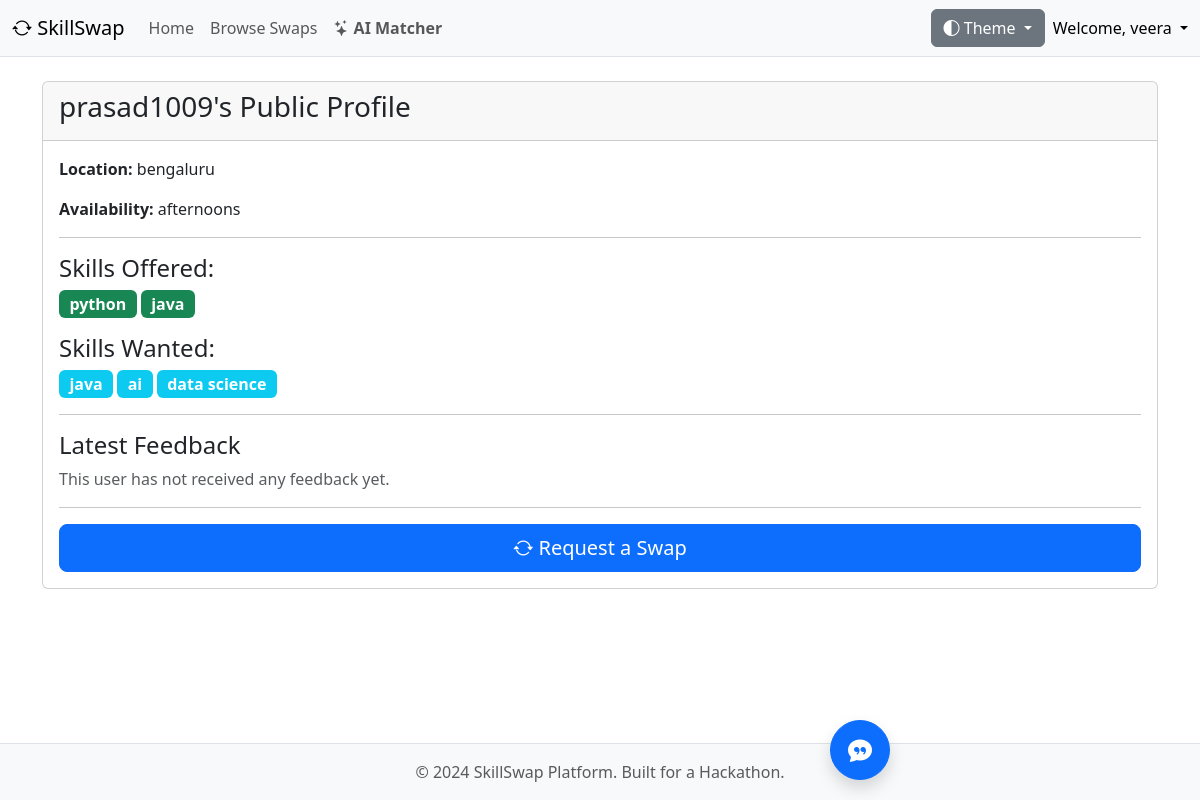
Screenshot of /user/2/ (signed in) with the database file from the repository.
### core/models.py (models this page shows, shortened)
class Profile(models.Model):
    user = models.OneToOneField(User, on_delete=models.CASCADE)
    location = models.CharField(max_length=255, blank=True, null=True)
    profile_photo = models.ImageField(upload_to='profile_photos/', blank=True, null=True)
    availability = models.CharField(max_length=255, blank=True, null=True, help_text="e.g., 'Weekends', 'Evenings after 7 PM'")
    is_public = models.BooleanField(default=True)
    skills_offered = models.ManyToManyField(
        Skill,
        through=UserSkill,  # Use our new model to manage the relationship
        related_name='offered_by',
        blank=True
    )
    skills_wanted = models.ManyToManyField(Skill, related_name='wanted_by', blank=True)

class Skill(models.Model):
    name = models.CharField(max_length=100, unique=True)

### core/views.py (the view)
# urls.py: path('user/<int:user_id>/', views.user_public_profile, name='user_public_profile'),
@login_required
def user_public_profile(request, user_id):
    profile_user = get_object_or_404(User, id=user_id)
    swap_exists = SwapRequest.objects.filter(
        (Q(requester=request.user, responder=profile_user) | Q(requester=profile_user, responder=request.user))
    ).exists()
    reviews = Review.objects.filter(reviewee=profile_user).order_by('-created_at')[:3]
    context = {
        'profile_user': profile_user,
        'swap_exists': swap_exists,
        'reviews': reviews, # Pass reviews to the template
    }
    return render(request, 'user_public_profile.html', context)

### core/templates/user_public_profile.html (shortened to what this page needs)
{% extends "base.html" %}
{% block content %}
<div class="card">
    <div class="card-header">
        <h3>{{ profile_user.username }}'s Public Profile</h3>
    </div>
    <div class="card-body">
        <p><strong>Location:</strong> {{ profile_user.profile.location|default:"Not specified" }}</p>
        <p><strong>Availability:</strong> {{ profile_user.profile.availability|default:"Not specified" }}</p>
        <hr>
        <h4>Skills Offered:</h4>
        <p>
            {% for skill in profile_user.profile.skills_offered.all %}
                <span class="badge fs-6 bg-success">{{ skill.name }}</span>
            {% empty %}
                <span class="text-muted">This user hasn't listed any skills they offer.</span>
            {% endfor %}
        </p>
        <h4>Skills Wanted:</h4>
        <p>
            {% for skill in profile_user.profile.skills_wanted.all %}
                <span class="badge fs-6 bg-info">{{ skill.name }}</span>
            {% empty %}
                <span class="text-muted">This user hasn't listed any skills they want.</span>
            {% endfor %}
        </p>
        <hr>
            <h4>Latest Feedback</h4>
            {% for review in reviews %}
            <div class="mb-3 border-start border-2 ps-3">
                <p class="mb-0">
                    {% for i in ''|center:review.rating %}
                        <i class="bi bi-star-fill text-warning"></i>
                    {% endfor %}
                    {% for i in ''|center:5|slice:review.rating|center:0 %}
                        <i class="bi bi-star text-warning"></i>
                    {% endfor %}
                </p>
                <blockquote class="blockquote mb-0">
                    <p class="fs-6 fst-italic">"{{ review.comment }}"</p>
                    <footer class="blockquote-footer">Review by {{ review.reviewer.username }}</footer>
                </blockquote>
            </div>
            {% empty %}
                <p class="text-muted">This user has not received any feedback yet.</p>
            {% endfor %}
        <hr>
        <div class="d-grid">
            {% if profile_user.id == request.user.id %}
                <a href="{% url 'profile' %}" class="btn btn-secondary">This is your profile. Edit it here.</a>
            {% elif swap_exists %}
                <button class="btn btn-secondary" disabled>Swap Request Already Sent/Exists</button>
            {% else %}
                <form method="post" action="{% url 'send_swap_request' profile_user.id %}">
                    <button type="submit" class="btn btn-primary btn-lg w-100">
                        <i class="bi bi-arrow-repeat"></i> Request a Swap
                    </button>
                </form>
            {% endif %}
        </div>
    </div>
</div>
{% endblock %}

### core/templates/base.html (shortened to what this page needs)
<!doctype html>
<html lang="en" data-bs-theme="auto">
  <head>
    <link href="https://cdn.jsdelivr.net/npm/bootstrap@5.3.2/dist/css/bootstrap.min.css" rel="stylesheet"
>
    <link rel="stylesheet" href="https://cdn.jsdelivr.net/npm/bootstrap-icons@1.11.1/font/bootstrap-icons.css">
  </head>
  <body>
    <nav class="navbar navbar-expand-lg bg-body-tertiary border-bottom">
      <div class="container-fluid">
        <a class="navbar-brand" href="{% url 'home' %}">
          <i class="bi bi-arrow-repeat"></i> SkillSwap
        </a>
        <div class="collapse navbar-collapse" id="navbarSupportedContent">
          <ul class="navbar-nav me-auto mb-2 mb-lg-0">
            <li class="nav-item">
              <a class="nav-link {% if request.resolver_match.url_name == 'home' %}active{% endif %}" href="{% url 'home' %}">Home</a>
            </li>
            <li class="nav-item">
              <a class="nav-link {% if request.resolver_match.url_name == 'browse_users' %}active{% endif %}" href="{% url 'browse_users' %}">Browse Swaps</a>
            </li>
            <li class="nav-item">
                <a class="nav-link fw-bold {% if request.resolver_match.url_name == 'ai_matchmaker' %}active{% endif %}" href="{% url 'ai_matchmaker' %}">
                    <i class="bi bi-stars"></i> AI Matcher
                </a>
            </li>
          </ul>
          <div class="d-flex align-items-center">
            <div class="dropdown me-2">
              <button class="btn btn-secondary dropdown-toggle" type="button" id="themeDropdown" data-bs-toggle="dropdown" aria-expanded="false">
                <i class="bi bi-circle-half"></i> Theme
              </button>
            </div>
            {% if user.is_authenticated %}
              <div class="dropdown">
                <a href="#" class="d-block link-body-emphasis text-decoration-none dropdown-toggle" data-bs-toggle="dropdown" aria-expanded="false">
                  Welcome, {{ user.username }}
                </a>
              </div>
            {% else %}
              <a href="{% url 'login' %}" class="btn btn-primary">Login</a>
              <a href="{% url 'signup' %}" class="btn btn-outline-secondary ms-2">Sign Up</a>
            {% endif %}
          </div>
        </div>
      </div>
    </nav>
    <main class="container mt-4 main-content">
      {% block content %}{% endblock %}
    </main>
    <footer class="footer mt-auto py-3 bg-body-tertiary border-top">
      <div class="container text-center">
        <span class="text-body-secondary">© 2024 SkillSwap Platform. Built for a Hackathon.</span>
      </div>
    </footer>
    {% if user.is_authenticated %}
    <div id="chatbot-container">
        <button id="chatbot-toggle-btn" class="btn btn-primary btn-lg rounded-circle shadow"><i class="bi bi-chat-quote-fill"></i></button>
    </div>
    {% endif %}
  </body>
</html>

### core/templates/base.html (style rules this page uses)
body { min-height: 100vh; display: flex; flex-direction: column; }
.main-content { flex: 1; }
#chatbot-container { position: fixed; bottom: 20px; right: 20px; z-index: 1050; }
#chatbot-toggle-btn { width: 60px; height: 60px; font-size: 1.5rem; }

### rows the page displays
Skill: name "python"
Skill: name "java"
Skill: name "ai"
Skill: name "data science"

### other values shown
{{ user.username }} "veera"
{{ profile_user.username }} "prasad1009"
{{ profile_user.profile.location|default:"Not specified" }} "bengaluru"
{{ profile_user.profile.availability|default:"Not specified" }} "afternoons"
